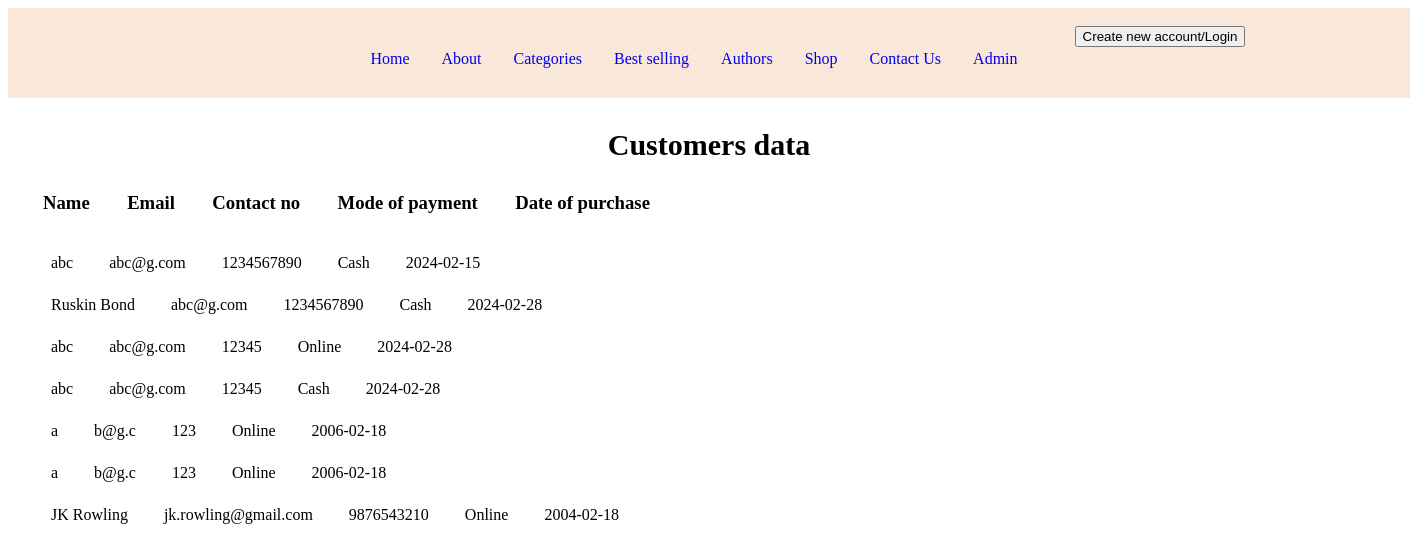
The page /admin on the database its author committed.
### store/models.py (models this page shows)
class buyer(models.Model):
    name=models.CharField(max_length=50)
    email=models.EmailField()
    phone=models.IntegerField()
    date=models.CharField(max_length=10)
    mode=models.CharField(max_length=50)
    class Meta:
        db_table="buyer"

### store/views.py (the view)
# urls.py: path('admin',views.admin),
def admin(request):
    a=buyer.objects.all()
    return render(request,'admin.html',{'t':a})

### store/templates/admin.html (shortened to what this page needs)
<html>
    <body>
        <div id="head">
            <br>
            <div class="right">
                <center><a href="login"><button>Create new account/Login</button></a></center>
            </div>
            <div class="left">
                <center>
                    <table>
                        <tr>
                            <td><center><a href="home">Home &nbsp;&nbsp;&nbsp;&nbsp;&nbsp;&nbsp;</a></center></td>
                            <td><center><a href="about">About &nbsp;&nbsp;&nbsp;&nbsp;&nbsp;&nbsp;</a></center></td>
                            <td><center><a href="categories">Categories &nbsp;&nbsp;&nbsp;&nbsp;&nbsp;&nbsp;</a></center></td>
                            <td><center><a href="best">Best selling &nbsp;&nbsp;&nbsp;&nbsp;&nbsp;&nbsp;</a></center></td>
                            <td><center><a href="author">Authors &nbsp;&nbsp;&nbsp;&nbsp;&nbsp;&nbsp;</a></center></td>
                            <td><center><a href="shop">Shop &nbsp;&nbsp;&nbsp;&nbsp;&nbsp;&nbsp;</a></center></td>
                            <td><center><a href="contact">Contact Us &nbsp;&nbsp;&nbsp;&nbsp;&nbsp;&nbsp;</a></center></td>
                            <td><center><a href="admin">Admin &nbsp;&nbsp;&nbsp;&nbsp;&nbsp;&nbsp;</a></center></td>
                        </tr>
                    </table>
                </center>
            </div>
        </div>
        <center><h3 style="font-size: 30;">Customers data</h3></center>
        <h3 style="margin-left: 35px;">Name&nbsp;&nbsp;&nbsp;&nbsp;&nbsp;&nbsp;&nbsp;&nbsp;Email&nbsp;&nbsp;&nbsp;&nbsp;&nbsp;&nbsp;&nbsp;&nbsp;Contact no&nbsp;&nbsp;&nbsp;&nbsp;&nbsp;&nbsp;&nbsp;&nbsp;Mode of payment&nbsp;&nbsp;&nbsp;&nbsp;&nbsp;&nbsp;&nbsp;&nbsp;Date of purchase</h3>
        {% for i in t%}
        <table style="align-items: center; margin-left: 40px;">
            <tr><td>{{i.name}}</td><td>{{i.email}}</td><td>{{i.phone}}</td><td>{{i.mode}}</td><td>{{i.date}}</td></tr>
        </table>
        {% endfor %}
    </body>
</html>

### store/templates/admin.html (style rules this page uses)
#head { width:auto; height:90px; background-color: rgb(249, 232, 218); }
.right { width: 500px; background-color: rgb(249, 232, 218); float:right; }
.left { width: 1400px; background-color: rgb(249, 232, 218); float:left; }
a { text-decoration: none; }

### rows shown on the page
buyer: name "abc", email "abc@g.com", phone "1234567890", mode "Cash", date "2024-02-15"
buyer: name "Ruskin Bond", email "abc@g.com", phone "1234567890", mode "Cash", date "2024-02-28"
buyer: name "abc", email "abc@g.com", phone "12345", mode "Online", date "2024-02-28"
buyer: name "abc", email "abc@g.com", phone "12345", mode "Cash", date "2024-02-28"
buyer: name "a", email "b@g.c", phone "123", mode "Online", date "2006-02-18"
buyer: name "a", email "b@g.c", phone "123", mode "Online", date "2006-02-18"
buyer: name "JK Rowling", email "jk.rowling@gmail.com", phone "9876543210", mode "Online", date "2004-02-18"
